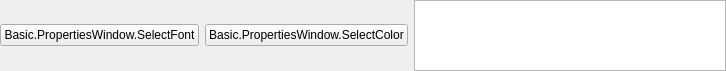
<?xml version="1.0" encoding="UTF-8"?>
<ui version="4.0">
 <class>TextSourceToolbar</class>
 <widget class="QWidget" name="TextSourceToolbar">
  <property name="geometry">
   <rect>
    <x>0</x>
    <y>0</y>
    <width>726</width>
    <height>71</height>
   </rect>
  </property>
  <property name="windowTitle">
   <string notr="true">Form</string>
  </property>
  <layout class="QHBoxLayout" name="horizontalLayout">
   <property name="leftMargin">
    <number>0</number>
   </property>
   <property name="topMargin">
    <number>0</number>
   </property>
   <property name="rightMargin">
    <number>0</number>
   </property>
   <property name="bottomMargin">
    <number>0</number>
   </property>
   <item>
    <widget class="QPushButton" name="selectFont">
     <property name="text">
      <string>Basic.PropertiesWindow.SelectFont</string>
     </property>
    </widget>
   </item>
   <item>
    <widget class="QPushButton" name="selectColor">
     <property name="text">
      <string>Basic.PropertiesWindow.SelectColor</string>
     </property>
    </widget>
   </item>
   <item>
    <widget class="QPlainTextEdit" name="text">
     <property name="sizePolicy">
      <sizepolicy hsizetype="Expanding" vsizetype="Preferred">
       <horstretch>0</horstretch>
       <verstretch>0</verstretch>
      </sizepolicy>
     </property>
    </widget>
   </item>
  </layout>
 </widget>
 <resources/>
 <connections/>
</ui>
